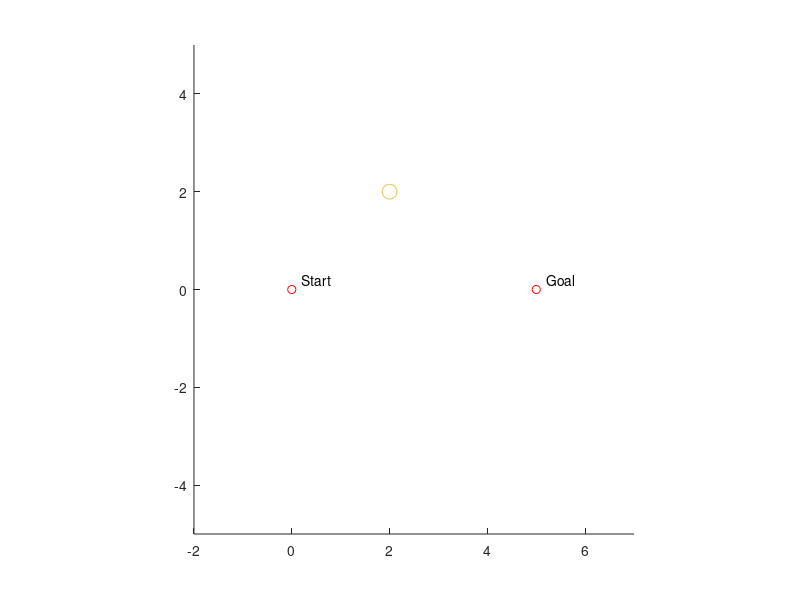

Recreate this plot in MATLAB. (Note: this script raises an error after producing the figure.)
clc
clear
close all

%% Environment data
pStart              = [0 0]               ;% Rabot Coordinate = [x-axis y-axis]
pGoal               = [5 0]               ;% Target Coordinate = [x-axis y-axis]
tspan               = 0:0.01:5            ;% time duration

%% Obstacle data
obs = [2 2];% Obstacle location
obsRad=0.15/2;
robRad=0.15/2;
FinalObsRad=obsRad + robRad;
vMax=0.15;

%% Environment plot
hold on
axis([-2 7 -5 5])

plot(pStart(1),pStart(2),'o','Color','r');
text(pStart(1)+0.2,pStart(2)+0.2,'Start');

plot(pGoal(1),pGoal(2),'o','Color','r');
text(pGoal(1)+0.2,pGoal(2)+0.2,'Goal');

theta=linspace(0,2*pi);
xobs=FinalObsRad*cos(theta) + obs(1);
yobs=FinalObsRad*sin(theta) + obs(2);
plot(xobs,yobs);
axis equal

X0=[0 5 vMax vMax];
[T, Xsol] = ode45(@EOM, tspan, X0);
figure
plot(T, Xsol(:,1))
xlabel('x axis')
ylabel('Time')
title('x vs. t')

% plot(Xsol(:,1), Xsol(:,3))
% xlabel('x-axis')
% ylabel('y-axis')
% title('x vs. y')

xlim([0 5])

